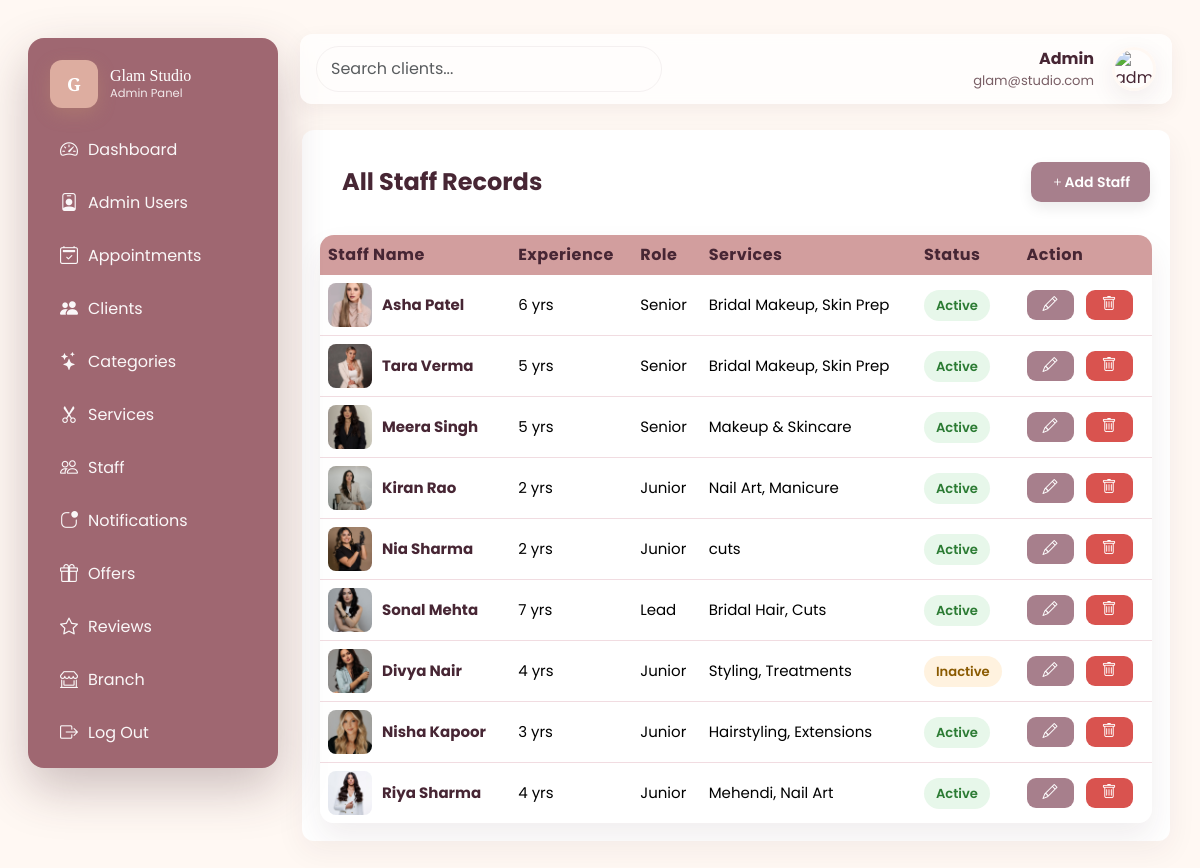
Screenshot of /admin/staff.php (signed in) with the database file from the repository.
### tables this page shows
CREATE TABLE `tbl_staff` (
  `id` int(11) NOT NULL,
  `name` varchar(100) NOT NULL,
  `experience` varchar(40) NOT NULL,
  `role` varchar(100) NOT NULL,
  `services` varchar(100) NOT NULL,
  `image` varchar(255) NOT NULL,
  `status` tinyint(4) NOT NULL DEFAULT 1,
  `created_at` timestamp NOT NULL DEFAULT current_timestamp()
);

### admin/staff.php (the view, shortened to what this page needs)
<?php
  include ('./conn.php');
if (isset($_GET['search'])) {
    $search = mysqli_real_escape_string($conn, $_GET['search']);
    $sql = "SELECT * FROM tbl_staff
            WHERE name LIKE '%$search%'
            OR role LIKE '%$search%'
            OR services LIKE '%$search%'
            OR status LIKE '%$search%'
            OR experience LIKE '%$search%'
            ORDER BY id DESC";
} else {
    $sql = "SELECT * FROM tbl_staff ORDER BY id DESC";
}
$result = $conn->query($sql);
?>
<!doctype html>
<html lang="en">
<head>
  <link href="https://cdn.jsdelivr.net/npm/bootstrap@5.3.2/dist/css/bootstrap.min.css" rel="stylesheet">
  <link href="https://cdn.jsdelivr.net/npm/bootstrap-icons@1.11.3/font/bootstrap-icons.css" rel="stylesheet">
  <link href="admin.css" rel="stylesheet">
</head>
<body>
 <?php include('./includes/header.php'); ?>
    <main class="main">
      <section class="table-wrap">
        <div style="padding:18px 20px;display:flex;justify-content:space-between;align-items:center">
          <div>
            <h4 style="margin:20px;color:var(--plum);font-weight:700">All Staff Records</h4>
          </div>
          <div>
            <a href="staff_in.php">
            <button class="btn btn-sm" style="background:var(--mauve);color:#fff;border:0;border-radius:10px;height: 40px;"><i class="bi-plus"></i>Add Staff</button>
            </a>
          </div>
        </div>
        <div style="padding:0 18px 18px 18px;">
          <div class="table-scroll">
            <table class="table mb-0">
  <thead>
    <tr>
      <th>Staff Name</th>
      <th>Experience</th>
      <th>Role</th>
      <th>Services</th>
      <th>Status</th>
      <th>Action</th>
    </tr>
  </thead>
  <tbody>
    <?php
    if(mysqli_num_rows($result) > 0) {
        while($row = mysqli_fetch_assoc($result)) {
    ?>
        <tr>
            <td data-label="Staff">
                <div style="display:flex;gap:10px;align-items:center">
                    <img src="uploads/staff/<?php echo $row['image']; ?>"
                         width="44" height="44"
                         style="border-radius:8px;object-fit:cover">
                    <div>
                        <div style="font-weight:700;color:var(--plum)">
                            <?php echo $row['name']; ?>
                        </div>
                    </div>
                </div>
            </td>
            <td data-label="Experience">
                <?php echo $row['experience']; ?>
            </td>
            <td data-label="Role">
                <?php echo $row['role']; ?>
            </td>
            <td data-label="Services">
                <?php echo $row['services']; ?>
            </td>
            <td data-label="Status">
                <?php if($row['status'] == 1) { ?>
                    <span class="badge-status bs-completed">Active</span>
                <?php } else { ?>
                    <span class="badge-status bs-pending">Inactive</span>
                <?php } ?>
            </td>
      <td>
<a class="update-btn" href="staff_up.php?id=<?php echo $row['id']; ?>"><i class="bi-pencil"></i></a>
<a class="delete-btn" href="staff_de.php?id=<?php echo $row['id']; ?>" onclick="return confirm('Are you sure you want to delete this record?');"><i class="bi-trash"></i></a>
      </td>
        </tr>
    <?php
        }
    } else {
        echo '<tr><td colspan="6" style="text-align:center">No Staff found</td></tr>';
    }
    ?>
  </tbody>
            </table>
          </div>
        </div>
      </section>
    </main>
  </div>
</body>
</html>

### admin/admin.css (style rules this page uses)
:root { --blush: #F6D0D6; --rose-gold: #CFA46A; --ivory: #FFF8F3; --mauve: #a77f8c; --plum: #472634; --glass-alpha: rgba(255,255,255,0.55); --accent-gradient: none; --card-radius: 14px; }
* { box-sizing:border-box }
* { box-sizing: border-box; }
body { margin: 0; padding: 0; background: #FFF8F3; font-family: 'Poppins', system-ui, -apple-system, "Segoe UI", Roboto, "Helvetica Neue", Arial; }
.main { width:100%; padding: 6px 2px; }
.table-wrap { margin-top:20px; border-radius:12px; overflow:hidden; box-shadow:0 10px 30px rgba(71,38,52,0.06); background: white; }
.table thead th { background:#D29E9E;color:var(--plum);border:0 }
.table tbody tr td { vertical-align:middle }
.badge-status { border-radius: 999px; padding:6px 12px; font-weight:600;font-size:0.82rem; }
.bs-completed { background:#e7f7ea;color:#2b7b33 }
.bs-pending { background:#fff2df;color:#8a5a00 }
:root { --blush: #F6D0D6; --rose-gold: #CFA46A; --ivory: #FFF8F3; --mauve: #a77f8c; --plum: #472634; }
body { background: #FFF8F3; margin: 0; padding: 40px; font-family: 'Poppins', sans-serif; color: var(--plum); }
.btn { background: var(--mauve); color: white; padding: 10px 20px; border-radius: 8px; font-weight: 600; text-decoration: none; box-shadow: 0 6px 14px rgba(0,0,0,0.08); transition: 0.3s ease; }
table { width: 100%; border-collapse: collapse; background: white; border-radius: 10px; overflow: hidden; box-shadow: 0 10px 25px rgba(71, 38, 52, 0.08); }
table th { background: var(--blush); color: var(--plum); box-shadow: inset 0 -3px 0 rgba(207,164,106,0.25); padding: 14px; font-size: 15px; text-align: left; }
table { width: 100%; border-collapse: separate; border-spacing: 0; background: white; border-radius: 14px; overflow: hidden; box-shadow: 0 15px 30px rgba(71, 38, 52, 0.08); }
table th { background: var(--blush); color: var(--plum); padding: 18px 14px; font-size: 16px; text-align: left; letter-spacing: 0.5px; }
table td { padding: 18px 14px; border-bottom: 1px solid #f1dce1; font-size: 15px; vertical-align: middle; }
table tr:last-child td { border-bottom: 0; }

### admin/staff.php (style rules this page uses)
.update-btn { background: var(--mauve); color: white; padding: 4px 16px; text-decoration: none !important; display: inline-block; margin-right: 8px; border-radius: 9px; }
.delete-btn { background: #d9534f; color: white; padding: 4px 16px; text-decoration: none !important; display: inline-block; border-radius: 9px; }

### admin/includes/header.php (style rules this page uses)
:root { --blush: #F6D0D6; --rose-gold: #CFA46A; --ivory: #FFF8F3; --mauve: #a77f8c; --plum: #472634; --glass-alpha: rgba(255,255,255,0.55); --accent-gradient: none; --card-radius: 14px; }
* { box-sizing:border-box }
* { box-sizing: border-box; }
body { margin: 0; padding: 0; background: #FFF8F3; font-family: 'Poppins', system-ui, -apple-system, "Segoe UI", Roboto, "Helvetica Neue", Arial; }
:root { --blush: #F6D0D6; --rose-gold: #CFA46A; --ivory: #FFF8F3; --mauve: #a77f8c; --plum: #472634; }
body { background: #FFF8F3; margin: 0; padding: 40px; font-family: 'Poppins', sans-serif; color: var(--plum); }
.btn { background: var(--mauve); color: white; padding: 10px 20px; border-radius: 8px; font-weight: 600; text-decoration: none; box-shadow: 0 6px 14px rgba(0,0,0,0.08); transition: 0.3s ease; }

### rows the page displays
tbl_staff: image (picture), name "Asha Patel", experience "6 yrs", role "Senior", services "Bridal Makeup, Skin Prep", status "Active"
tbl_staff: image (picture), name "Tara Verma", experience "5 yrs", role "Senior", services "Bridal Makeup, Skin Prep", status "Active"
tbl_staff: image (picture), name "Meera Singh", experience "5 yrs", role "Senior", services "Makeup & Skincare", status "Active"
tbl_staff: image (picture), name "Kiran Rao", experience "2 yrs", role "Junior", services "Nail Art, Manicure", status "Active"
tbl_staff: image (picture), name "Nia Sharma", experience "2 yrs", role "Junior", services "cuts", status "Active"
tbl_staff: image (picture), name "Sonal Mehta", experience "7 yrs", role "Lead", services "Bridal Hair, Cuts", status "Active"
tbl_staff: image (picture), name "Divya Nair", experience "4 yrs", role "Junior", services "Styling, Treatments", status "Inactive"
tbl_staff: image (picture), name "Nisha Kapoor", experience "3 yrs", role "Junior", services "Hairstyling, Extensions", status "Active"
tbl_staff: image (picture), name "Riya Sharma", experience "4 yrs", role "Junior", services "Mehendi, Nail Art", status "Active"
